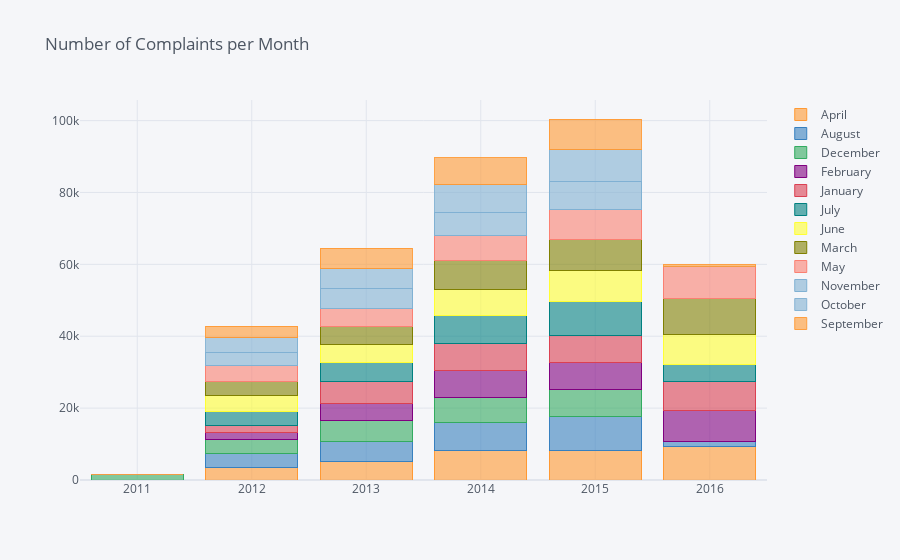

Here is the notebook cell this chart was saved with:
### Code cell
pd.crosstab(rawTrain_df['Year'],rawTrain_df['Month']).iplot(kind='bar',barmode='stack',
                                                        title='Number of Complaints per Month')

### Figure 1 — Plotly figure (JSON) as saved in the notebook; plotly's stock layout.template omitted (floating-point values rounded to 4 significant figures)
{"data": [{"marker": {"color": "rgba(255, 153, 51, 0.6)", "line": {"color": "rgba(255, 153, 51, 1.0)", "width": 1}}, "name": "April", "orientation": "v", "text": "", "type": "bar", "x": [2011, 2012, 2013, 2014, 2015, 2016], "y": [0, 3350, 5173, 8082, 8184, 9238]}, {"marker": {"color": "rgba(55, 128, 191, 0.6)", "line": {"color": "rgba(55, 128, 191, 1.0)", "width": 1}}, "name": "August", "orientation": "v", "text": "", "type": "bar", "x": [2011, 2012, 2013, 2014, 2015, 2016], "y": [0, 4085, 5654, 7814, 9377, 1524]}, {"marker": {"color": "rgba(50, 171, 96, 0.6)", "line": {"color": "rgba(50, 171, 96, 1.0)", "width": 1}}, "name": "December", "orientation": "v", "text": "", "type": "bar", "x": [2011, 2012, 2013, 2014, 2015, 2016], "y": [1435, 3746, 5629, 7013, 7654, 0]}, {"marker": {"color": "rgba(128, 0, 128, 0.6)", "line": {"color": "rgba(128, 0, 128, 1.0)", "width": 1}}, "name": "February", "orientation": "v", "text": "", "type": "bar", "x": [2011, 2012, 2013, 2014, 2015, 2016], "y": [0, 2042, 4964, 7638, 7551, 8477]}, {"marker": {"color": "rgba(219, 64, 82, 0.6)", "line": {"color": "rgba(219, 64, 82, 1.0)", "width": 1}}, "name": "January", "orientation": "v", "text": "", "type": "bar", "x": [2011, 2012, 2013, 2014, 2015, 2016], "y": [0, 1846, 5851, 7363, 7523, 8260]}, {"marker": {"color": "rgba(0, 128, 128, 0.6)", "line": {"color": "rgba(0, 128, 128, 1.0)", "width": 1}}, "name": "July", "orientation": "v", "text": "", "type": "bar", "x": [2011, 2012, 2013, 2014, 2015, 2016], "y": [0, 3962, 5533, 7754, 9473, 4709]}, {"marker": {"color": "rgba(255, 255, 51, 0.6)", "line": {"color": "rgba(255, 255, 51, 1.0)", "width": 1}}, "name": "June", "orientation": "v", "text": "", "type": "bar", "x": [2011, 2012, 2013, 2014, 2015, 2016], "y": [0, 4584, 4822, 7217, 8598, 8414]}, {"marker": {"color": "rgba(128, 128, 0, 0.6)", "line": {"color": "rgba(128, 128, 0, 1.0)", "width": 1}}, "name": "March", "orientation": "v", "text": "", "type": "bar", "x": [2011, 2012, 2013, 2014, 2015, 2016], "y": [0, 3692, 5207, 8123, 8679, 9877]}, {"marker": {"color": "rgba(251, 128, 114, 0.6)", "line": {"color": "rgba(251, 128, 114, 1.0)", "width": 1}}, "name": "May", "orientation": "v", "text": "", "type": "bar", "x": [2011, 2012, 2013, 2014, 2015, 2016], "y": [0, 4502, 4884, 6985, 8185, 9018]}, {"marker": {"color": "rgba(128, 177, 211, 0.6)", "line": {"color": "rgba(128, 177, 211, 1.0)", "width": 1}}, "name": "November", "orientation": "v", "text": "", "type": "bar", "x": [2011, 2012, 2013, 2014, 2015, 2016], "y": [0, 3673, 5498, 6548, 7750, 0]}, {"marker": {"color": "rgba(128, 177, 211, 0.6)", "line": {"color": "rgba(128, 177, 211, 0.8999999999999999)", "width": 1}}, "name": "October", "orientation": "v", "text": "", "type": "bar", "x": [2011, 2012, 2013, 2014, 2015, 2016], "y": [0, 4070, 5634, 7624, 8929, 0]}, {"marker": {"color": "rgba(255, 153, 51, 0.6)", "line": {"color": "rgba(255, 153, 51, 0.8999999999999999)", "width": 1}}, "name": "September", "orientation": "v", "text": "", "type": "bar", "x": [2011, 2012, 2013, 2014, 2015, 2016], "y": [0, 3276, 5678, 7447, 8545, 447]}], "layout": {"barmode": "stack", "legend": {"bgcolor": "#F5F6F9", "font": {"color": "#4D5663"}, "traceorder": "normal"}, "paper_bgcolor": "#F5F6F9", "plot_bgcolor": "#F5F6F9", "title": {"font": {"color": "#4D5663"}, "text": "Number of Complaints per Month"}, "xaxis": {"gridcolor": "#E1E5ED", "showgrid": true, "tickfont": {"color": "#4D5663"}, "title": {"font": {"color": "#4D5663"}, "text": ""}, "zerolinecolor": "#E1E5ED"}, "yaxis": {"gridcolor": "#E1E5ED", "showgrid": true, "tickfont": {"color": "#4D5663"}, "title": {"font": {"color": "#4D5663"}, "text": ""}, "zerolinecolor": "#E1E5ED"}}}
